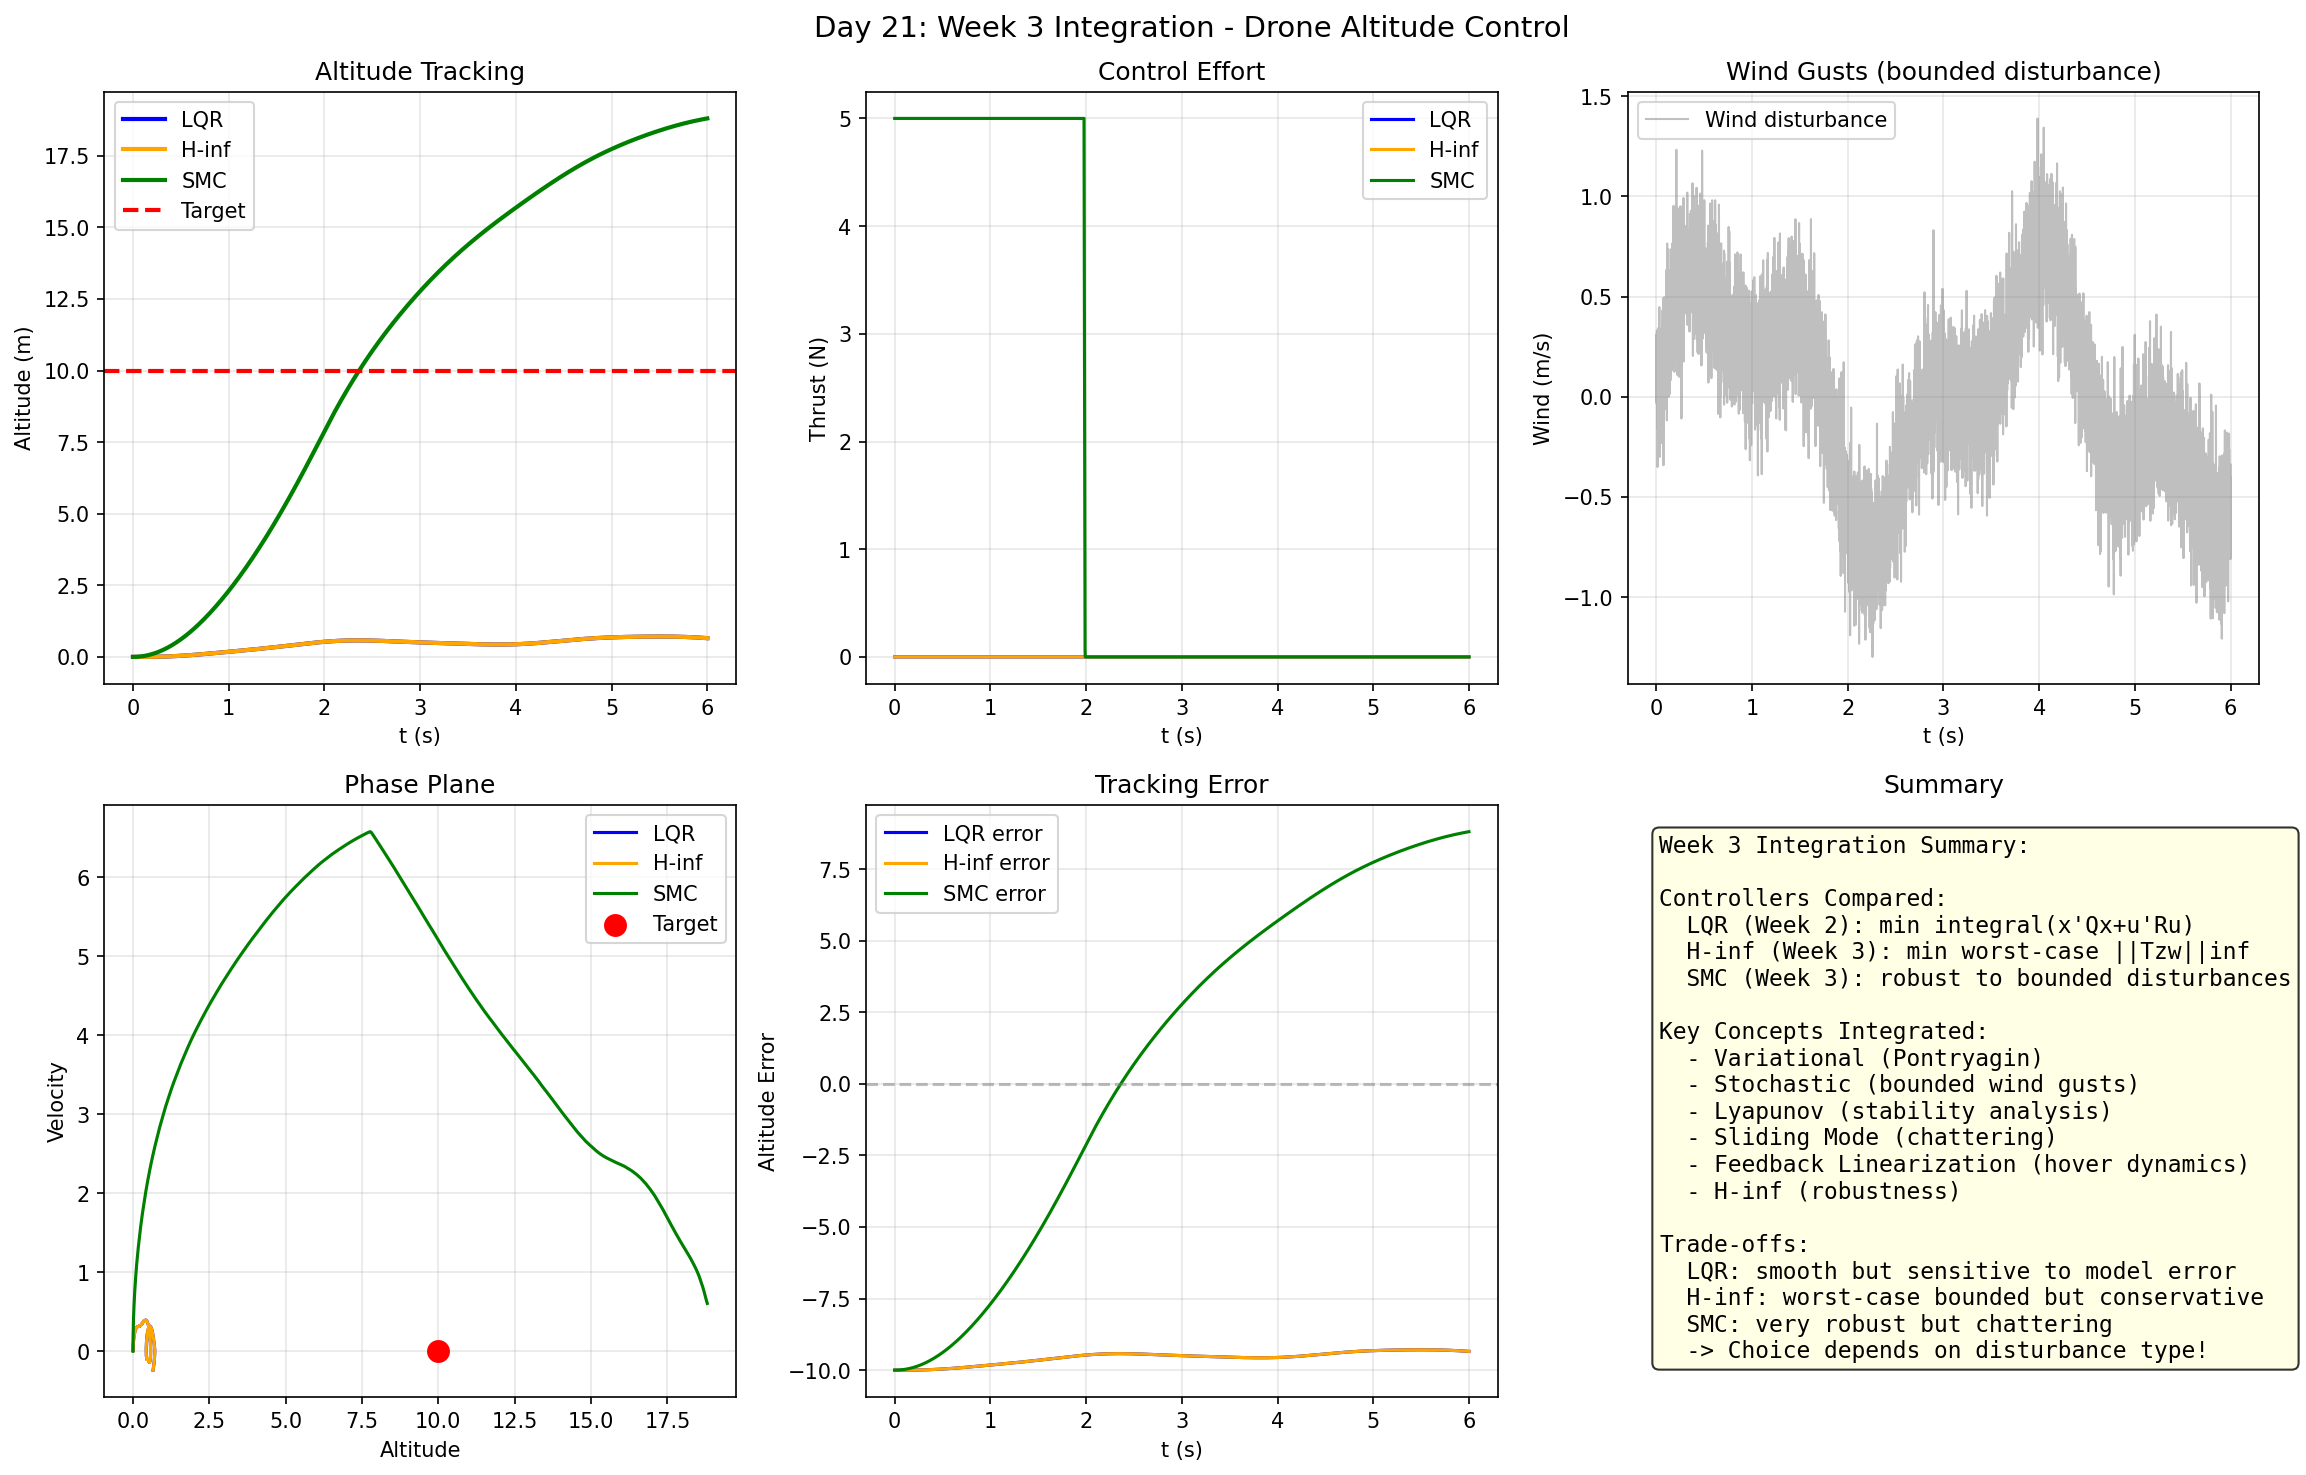

Python code for this plot:
import numpy as np
import matplotlib
matplotlib.use('Agg')
import matplotlib.pyplot as plt
from scipy import linalg

print("=" * 60)
print("Day 21: Week 3 Integration - Drone Altitude Control")
print("=" * 60)

# ===== Drone Dynamics =====
# Vertical dynamics: m*z_ddot = T - mg - c*z_dot
# State: x = [z, z_dot] = [altitude, velocity]
# Control: u = T (thrust)

m = 1.0
g = 9.81
c = 0.5  # drag coefficient

# Operating point: hover at z=0, T=mg
T_eq = m * g  # equilibrium thrust

A = np.array([[0, 1], [0, -c/m]])
B = np.array([[0], [1/m]])
C = np.array([[1, 0]])

print(f"\nDrone hover dynamics:")
print(f"  A={A.tolist()}, B={B.flatten().tolist()}")
print(f"  Equilibrium thrust: {T_eq:.2f} N")

# ===== Controllers to Compare =====
# 1. LQR (Week 2)
Q_lqr = np.diag([50.0, 5.0])
R_lqr = np.array([[0.5]])
P_lqr = linalg.solve_continuous_are(A, B, Q_lqr, R_lqr)
K_lqr = (linalg.inv(R_lqr) @ B.T @ P_lqr).flatten()

# 2. H-infinity (Week 3)
gamma_sq = 2.0
P_hinf = linalg.solve_continuous_are(A.T, C.T, np.eye(2)*10, np.array([[gamma_sq]]))
K_hinf = (P_hinf @ C.T / gamma_sq).flatten()

# 3. Sliding Mode (Week 3)
lam_smc = 3.0
K_smc = 5.0
delta_smc = 0.2

print(f"\nController gains:")
print(f"  LQR: K={K_lqr.round(2)}")
print(f"  H-inf: K={K_hinf.round(2)}")
print(f"  SMC: lambda={lam_smc}, K={K_smc}")

# ===== Disturbance: wind gusts (bounded) =====
np.random.seed(42)
T = 6.0
dt = 0.001
N = int(T / dt)
t = np.linspace(0, T, N)

# Wind gusts: sinusoidal + random components
wind = 0.5 * np.sin(2.0 * t) + 0.3 * np.sin(5.0*t) + 0.2 * np.random.randn(N)
wind = np.clip(wind, -1.5, 1.5)

# ===== Simulations =====
def simulate(A, B, C, K, x0, control_type, wind_force, N, dt):
    x = np.zeros((N, 2))
    u_hist = np.zeros(N)
    x[0] = x0
    for i in range(N-1):
        if control_type == 'LQR':
            u = -np.dot(K, x[i])
        elif control_type == 'Hinf':
            u = -np.dot(K, x[i])
        elif control_type == 'SMC':
            e = x[i, 0] - target_alt
            e_dot = x[i, 1]
            s = e_dot + lam_smc * e
            u = -K_smc * np.clip(s/delta_smc, -1, 1)
        u = np.clip(u, 0, 30)  # physical limit: thrust >= 0
        thrust = T_eq + u
        x[i+1, 1] = x[i, 1] + ((thrust - m*g - c*x[i, 1])/m + wind_force[i]) * dt
        x[i+1, 0] = x[i, 0] + x[i, 1] * dt
        u_hist[i] = u
    return x, u_hist

target_alt = 10.0
x0_lqr = [0.0, 0.0]
x0_hinf = [0.0, 0.0]
x0_smc = [0.0, 0.0]

x_lqr, u_lqr = simulate(A, B, C, K_lqr, x0_lqr, 'LQR', wind, N, dt)
x_hinf, u_hinf = simulate(A, B, C, K_hinf, x0_hinf, 'Hinf', wind, N, dt)
x_smc, u_smc = simulate(A, B, C, K_lqr, x0_smc, 'SMC', wind, N, dt)

# Metrics
def tracking_error(x, target):
    return np.sqrt(np.mean((x[:, 0] - target)**2))

def control_effort(u):
    return np.sqrt(np.mean(u**2))

print(f"\n===== Performance Metrics =====")
print(f"{'Controller':<12} {'RMS Error (m)':<18} {'RMS Control':<15}")
print(f"{'LQR':<12} {tracking_error(x_lqr, target_alt):<18.3f} {control_effort(u_lqr):<15.3f}")
print(f"{'H-inf':<12} {tracking_error(x_hinf, target_alt):<18.3f} {control_effort(u_hinf):<15.3f}")
print(f"{'SMC':<12} {tracking_error(x_smc, target_alt):<18.3f} {control_effort(u_smc):<15.3f}")

# ===== Plot =====
fig, axes = plt.subplots(2, 3, figsize=(16, 10))
fig.suptitle('Day 21: Week 3 Integration - Drone Altitude Control', fontsize=14)

ax = axes[0, 0]
ax.plot(t, x_lqr[:, 0], 'b-', lw=2, label='LQR')
ax.plot(t, x_hinf[:, 0], 'orange', lw=2, label='H-inf')
ax.plot(t, x_smc[:, 0], 'green', lw=2, label='SMC')
ax.axhline(y=target_alt, color='red', ls='--', lw=2, label='Target')
ax.set_xlabel('t (s)')
ax.set_ylabel('Altitude (m)')
ax.set_title('Altitude Tracking')
ax.legend()
ax.grid(True, alpha=0.3)

ax = axes[0, 1]
ax.plot(t, u_lqr, 'b-', lw=1.5, label='LQR')
ax.plot(t, u_hinf, 'orange', lw=1.5, label='H-inf')
ax.plot(t, u_smc, 'green', lw=1.5, label='SMC')
ax.set_xlabel('t (s)')
ax.set_ylabel('Thrust (N)')
ax.set_title('Control Effort')
ax.legend()
ax.grid(True, alpha=0.3)

ax = axes[0, 2]
ax.plot(t, wind, 'gray', lw=1, alpha=0.5, label='Wind disturbance')
ax.set_xlabel('t (s)')
ax.set_ylabel('Wind (m/s)')
ax.set_title('Wind Gusts (bounded disturbance)')
ax.legend()
ax.grid(True, alpha=0.3)

ax = axes[1, 0]
ax.plot(x_lqr[:, 0], x_lqr[:, 1], 'b-', lw=1.5, label='LQR')
ax.plot(x_hinf[:, 0], x_hinf[:, 1], 'orange', lw=1.5, label='H-inf')
ax.plot(x_smc[:, 0], x_smc[:, 1], 'green', lw=1.5, label='SMC')
ax.scatter([target_alt], [0], color='red', s=100, zorder=5, label='Target')
ax.set_xlabel('Altitude')
ax.set_ylabel('Velocity')
ax.set_title('Phase Plane')
ax.legend()
ax.grid(True, alpha=0.3)

ax = axes[1, 1]
ax.plot(t, x_lqr[:, 0]-target_alt, 'b-', lw=1.5, label='LQR error')
ax.plot(t, x_hinf[:, 0]-target_alt, 'orange', lw=1.5, label='H-inf error')
ax.plot(t, x_smc[:, 0]-target_alt, 'green', lw=1.5, label='SMC error')
ax.axhline(y=0, color='gray', ls='--', alpha=0.5)
ax.set_xlabel('t (s)')
ax.set_ylabel('Altitude Error')
ax.set_title('Tracking Error')
ax.legend()
ax.grid(True, alpha=0.3)

ax = axes[1, 2]
ax.axis('off')
txt = ("""Week 3 Integration Summary:\n\n"""
       """Controllers Compared:\n"""
       """  LQR (Week 2): min integral(x'Qx+u'Ru)\n"""
       """  H-inf (Week 3): min worst-case ||Tzw||inf\n"""
       """  SMC (Week 3): robust to bounded disturbances\n\n"""
       """Key Concepts Integrated:\n"""
       """  - Variational (Pontryagin)\n"""
       """  - Stochastic (bounded wind gusts)\n"""
       """  - Lyapunov (stability analysis)\n"""
       """  - Sliding Mode (chattering)\n"""
       """  - Feedback Linearization (hover dynamics)\n"""
       """  - H-inf (robustness)\n\n"""
       """Trade-offs:\n"""
       """  LQR: smooth but sensitive to model error\n"""
       """  H-inf: worst-case bounded but conservative\n"""
       """  SMC: very robust but chattering\n"""
       """  -> Choice depends on disturbance type!""")
ax.text(0.05, 0.95, txt, transform=ax.transAxes, va='top', fontsize=11,
        fontfamily='monospace', bbox=dict(boxstyle='round', facecolor='lightyellow', alpha=0.8))
ax.set_title('Summary')

plt.tight_layout()
plt.savefig('C:/Users/WUccc/.openclaw/workspace/notes/工程控制论/code/day21_integration.png', dpi=150, bbox_inches='tight')
print("\nFigure saved!")

# ===== Week 3 Summary =====
print("\n" + "=" * 60)
print("WEEK 3 COMPLETE - Summary")
print("=" * 60)
print("""
Week 3: Nonlinear + Optimal + Robust Control

Day 15: Variational + Pontryagin
  - Euler-Lagrange equation
  - Bang-Bang = time-optimal control
  - u* = argmin H

Day 16: Stochastic Processes
  - Wiener process, Itô calculus
  - Ornstein-Uhlenbeck
  - Kalman = optimal trade model vs measurement

Day 17: Lyapunov Direct Method
  - V > 0, V_dot < 0 => asymptotically stable
  - LaSalle invariance principle

Day 18: Describing Function + SMC
  - N(A) for relay/saturation
  - Sliding mode: s = 0, u = -K*sign(s)
  - Chattering reduction: boundary layer

Day 19: Backstepping + Feedback Linearization
  - Cancel nonlinearities exactly
  - Requires accurate model

Day 20: H-infinity Control
  - Minimizes worst-case amplification
  - ||Tzw||_inf < gamma
  - Robust to bounded disturbances

Day 21: Integration Project
  - Drone altitude: LQR vs H-inf vs SMC
  - Wind gusts (bounded disturbance)
  - Full Week 3 concepts integrated!
""")
